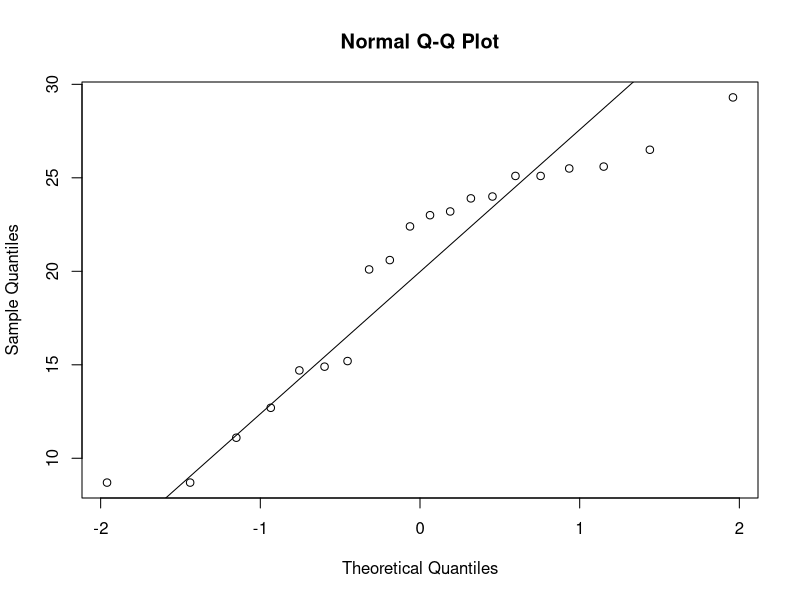
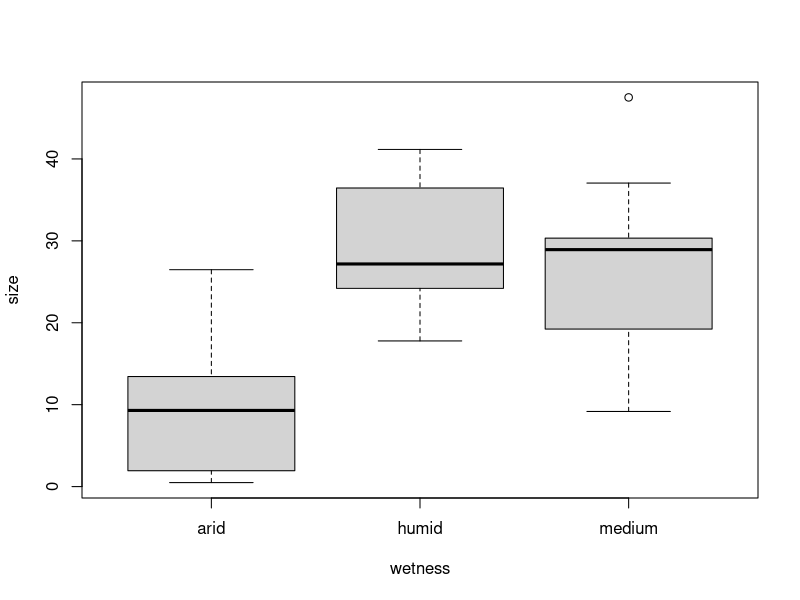
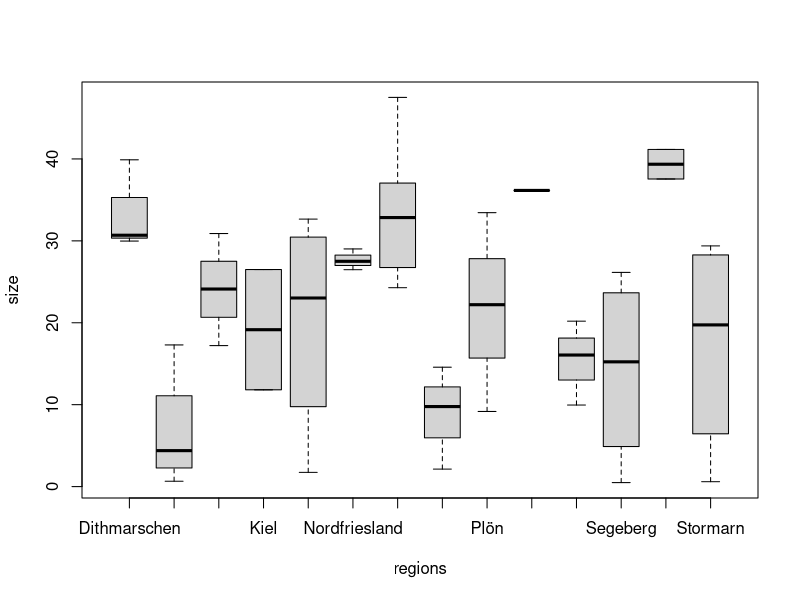
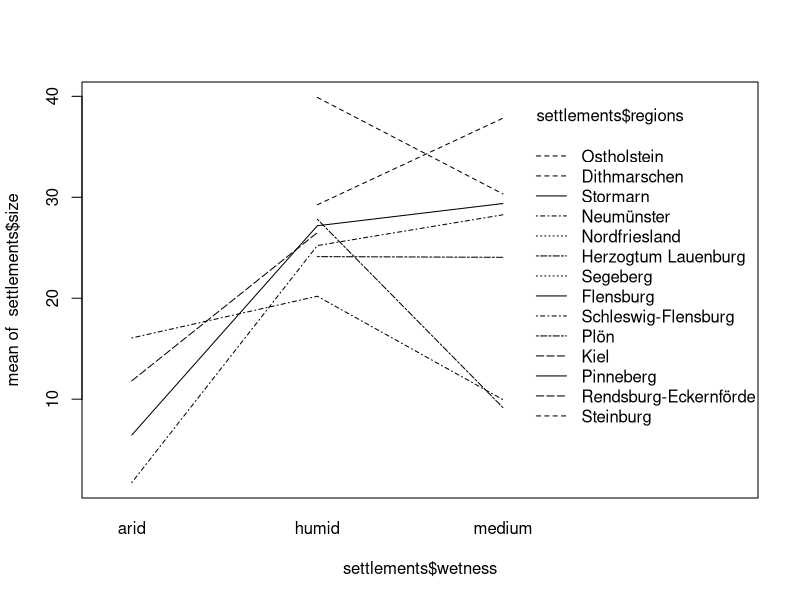

Reproduce these figures in R, in order.
## ---- chunk 1
rm(list = ls())
#options(digits = 3)
Sys.setlocale("LC_MESSAGES", "en_US.utf8")
library(DiagrammeR)
## ---- chunk 2
cat('# ', rmarkdown::metadata$title)
## ---- chunk 3
cat('## ', rmarkdown::metadata$subtitle)
## ---- chunk 4
cat('### ', rmarkdown::metadata$author)
## ---- chunk 5
cat('#### ', rmarkdown::metadata$institute)
## ---- chunk 6
cat(rmarkdown::metadata$date)
## ---- chunk 7

grViz("digraph {
      # node definitions with substituted label text
      node [fontname = Helvetica, shape = rectangle]        
      tab1 [label = '@@1', shape='diamond']
      tab2 [label = '@@2', shape='diamond']
      tab3 [label = '@@3']
      tab4 [label = '@@4']
      tab5 [label = '@@5']

      # edge definitions with the node IDs
      tab1 -> tab2[label='yes'];
      tab2 -> tab3[label='yes'];
      tab2 -> tab4[label='no'];
      tab1 -> tab5[label='no'];
      }

      [1]: 'normal distributed?\\nks.test; shapiro.test'
      [2]: 'homogenous variances?\\nf.test'
      [3]: 't.test'
      [4]: 't.test with \\n welch correction'
      [5]: 'Non-Parametric Tests'
      ")

## ---- chunk 8
blade_length<-c(14.9, 24.0, 8.7, 29.3, 25.5, 23.9, 22.4,
                12.7, 8.7, 25.1, 25.6, 14.7, 23.0, 23.2,
                26.5, 11.1, 15.2, 20.6, 20.1, 25.1)

ks.test(blade_length,"pnorm",mean(blade_length),sd(blade_length))
## ---- chunk 9
shapiro.test(blade_length)
## ---- chunk 10
qqnorm(blade_length)
qqline(blade_length)
## ---- chunk 11
blade_length <- read.csv("blade_length.csv")
var.test(length~site,data=blade_length)
## ---- chunk 12
t.test(length ~ site, data=blade_length, var.equal=T)
## ---- chunk 13
blade_length3 <- read.csv("blade_length3.csv")

var.test(length ~ site, data = blade_length3)
## ---- chunk 14
t.test(length ~ site, data = blade_length3)
## ---- chunk 15
A <- rnorm(20)
B <- rnorm(20) + 0.5
## ---- chunk 16
t.test(A,B, var.equal=T)
## ---- chunk 17
t.test(A,B, data=sim_data)
## ---- chunk 18
settlements <- read.csv("settlements.csv")
{{settlements$wetness <- factor(settlements$wetness)}}
head(settlements)
## ---- chunk 19
p.adjust(c(0.2869584, 1.939408e-07, 3.436855e-05), method = "bonferroni")
## ---- chunk 20
boxplot(size~wetness, data=settlements)
## ---- chunk 21
summary(aov(size~wetness, data=settlements))
## ---- chunk 22
summary.lm(aov(size~wetness, data=settlements))
## ---- chunk 23
wetness.new<-relevel(settlements$wetness, ref ="medium")
summary.lm(aov(settlements$size~wetness.new))
## ---- chunk 24
pairwise.t.test(settlements$size,settlements$wetness,
p.adjust="bonferroni")
## ---- chunk 25
boxplot(size~regions, data=settlements)
## ---- chunk 26
interaction.plot(settlements$wetness, settlements$regions,
settlements$size)
## ---- chunk 27
summary(aov(size~wetness*regions, data=settlements))
